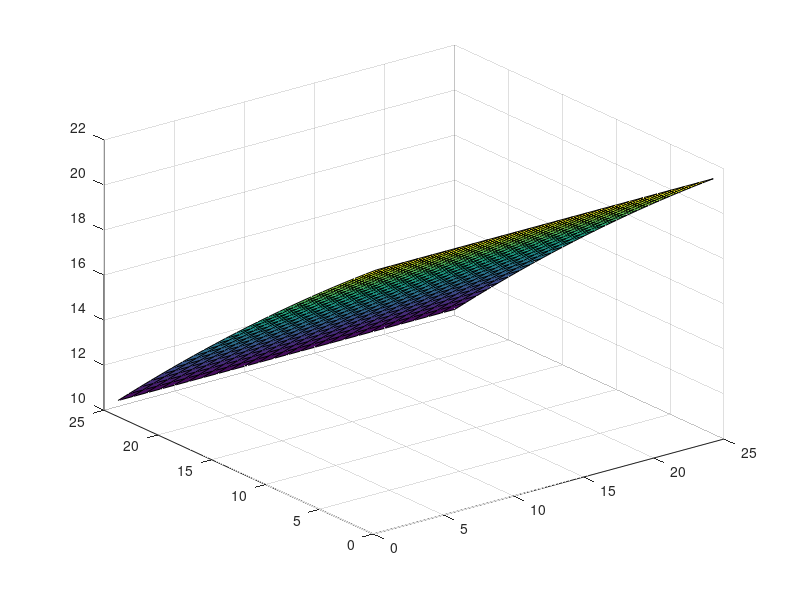

Write the MATLAB code that produced this figure.
clear;

%Constanten %Mesh wordt volledig vierkant verondersteld
H = 1; B = 1; %Hoogte en breedte van het domein
VH = 25; VB = 25; % Aantal volumes in de hoogte en breedte
dx = B/VB; dy = H/VH; %Cell grotes
q = 200;
Cmet = 65; %Metaal
Cpla = 0.2; %Plastiek

%MateriaalArray
MatArray = Cmet*ones(VB,VH);

%Aanmaken van matrix en RHS
K = zeros(VB*VH);
RHS = ones(VB*VH,1);

%temperatuursproductie in de cell
RHS= q*dx*dy*RHS;

%Stensil voor de inwendige punten %Geen efficient implementatie (sommige
%resultaten kunnen voor meerder )
%Zowel temperatuur en materiaal state zijn cell centered
%Verticale Faces
for i = 1:VB-1 %in breedte
   for j = 1:VH %in hooghte
       C1 = MatArray(i,j)*dy/dx; C2 = MatArray(i+1,j)*dy/dx;
       k = i+VB*(j-1);
       %Vergelijking k
       K(k,k) = K(k,k) + C1; K(k,k+1) = K(k,k+1) - C2;
       %vergelijking k+1
       K(k+1,k) = K(k+1,k) - C1; K(k+1,k+1) = K(k+1,k+1) + C2;
   end
end

%Horizontale Faces
for i = 1:VB %in breedte
   for j = 1:VH-1 %in hooghte
       C1 = MatArray(i,j)*dx/dy; C2 = MatArray(i,j+1)*dx/dy;
       k = i+VB*(j-1);
       %Vergelijking k
       K(k,k) = K(k,k) + C1; K(k,k+VB) = K(k,k+VB) - C2;
       %vergelijking k+VB
       K(k+VB,k) = K(k+VB,k) - C1; K(k+VB,k+VB) = K(k+VB,k+VB) + C2;
   end
end

%spy(K);

%%%%%%%%%%%%%%% boundaryConditions

%Dirichlet -> 'Backwardsdifference'
%Linkse Rand
% T1 = 10;
% for i =1:VH
%     C1 = 2*MatArray(1,i)*dx/dy; C2 = 2*T1*MatArray(1,i)*dx/dy;
%     k = 1+(i-1)*VB;
%     K(k,k) = K(k,k) + C1; RHS(k) = RHS(k) + C2;
% end

%Rechtse rand 
T2 = 10;
for i =1:VH
    C1 = 2*MatArray(VB,i)*dx/dy; C2 = 2*T2*MatArray(VB,i)*dx/dy;
    k = i*VB;
    K(k,k) = K(k,k) + C1; RHS(k) = RHS(k) + C2;
end

%Boven rand
% T3 = 0;
% for i =1:VB
%     C1 = 2*MatArray(i,1)*dx/dy; C2 = 2*T3*MatArray(i,1)*dx/dy;
%     k = i+(VH-1)*VB;
%     K(k,k) = K(k,k) + C1; RHS(k) = RHS(k) + C2;
% end


% %Onderrand
% T4 = 0;
% for i =1:VB
%     C1 = 2*MatArray(i,1)*dx/dy; C2 = 2*T4*MatArray(i,1)*dx/dy;
%     k = i;
%     K(k,k) = K(k,k) + C1; RHS(k) = RHS(k) + C2;
% end

%%%%Neumann -> niets voor homogene boundaryconditions %Richting in het
%%%%domein
%Linkse Rand
DT1 = 10;
for i =1:VH
    C1 = DT1*MatArray(1,i)*dy;
    k = 1+(i-1)*VB;
     RHS(k) = RHS(k) + C1;
end

%Rechtse rand 
% DT2 = 0;
% for i =1:VH
%      C1 = DT2*MatArray(VB,i)*dy;
%      k = i*VB;
%      RHS(k) = RHS(k) + C1;
% end

%Boven rand
DT3 = 0;
for i =1:VB
    C1 = DT3*MatArray(i,1)*dx;
    k = i+(VH-1)*VB;
    RHS(k) = RHS(k) + C1;
end


%Onderrand
DT4 = 0;
for i =1:VB
    C1 = DT4*MatArray(i,1)*dx;
    k = i;
    RHS(k) = RHS(k) + C1;
end

%Oplossen Systeem
Sol = K\RHS;

%Visualisatie %Heel ruw komt niet direct overeen met echte systeem
Sol = reshape(Sol,[VB,VH]);
surf(Sol);


